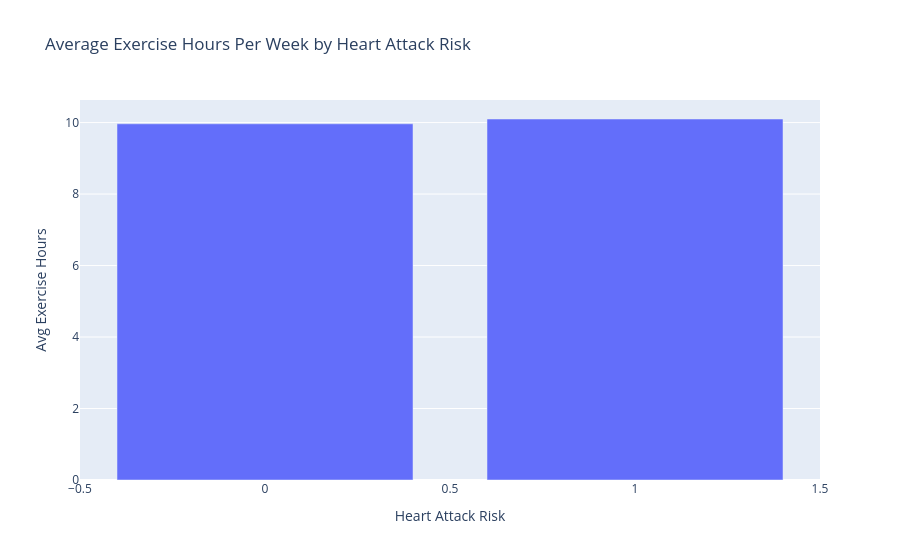

Notebook code cell kept with this figure:
### Code cell
ex_hr = df.groupby('Heart Attack Risk')['Exercise Hours Per Week'].mean().reset_index()
fig = px.bar(ex_hr, x='Heart Attack Risk', y='Exercise Hours Per Week',
             title='Average Exercise Hours Per Week by Heart Attack Risk',
             labels={'Heart Attack Risk': 'Heart Attack Risk', 'Exercise Hours Per Week': 'Avg Exercise Hours'})
fig.show()

### Figure 1 — Plotly figure (JSON) as saved in the notebook; plotly's stock layout.template omitted (floating-point values rounded to 4 significant figures)
{"data": [{"alignmentgroup": "True", "hovertemplate": "Heart Attack Risk=%{x}<br>Avg Exercise Hours=%{y}<extra></extra>", "legendgroup": "", "marker": {"color": "#636efa", "pattern": {"shape": ""}}, "name": "", "offsetgroup": "", "orientation": "v", "showlegend": false, "textposition": "auto", "type": "bar", "x": [0, 1], "xaxis": "x", "y": [9.966, 10.1], "yaxis": "y"}], "layout": {"barmode": "relative", "legend": {"tracegroupgap": 0}, "title": {"text": "Average Exercise Hours Per Week by Heart Attack Risk"}, "xaxis": {"anchor": "y", "domain": [0, 1], "title": {"text": "Heart Attack Risk"}}, "yaxis": {"anchor": "x", "domain": [0, 1], "title": {"text": "Avg Exercise Hours"}}}}
